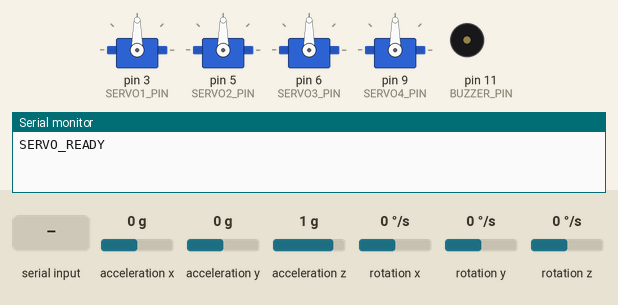
Simulated run of this sketch. Board: Arduino Uno, built with avr-gcc and run on an emulated ATmega328P. On the bench: 4 × servo, buzzer (waves = sounding), the last lines printed to the serial monitor. The test bench sets the inputs (shaded band); at power-on: acceleration x 0 g, acceleration y 0 g, acceleration z 1 g, rotation x 0 °/s, rotation y 0 °/s, rotation z 0 °/s.

Above: at 2.3 s.
2.4 s: acceleration x set to -1.4 g
At 2.9 s:
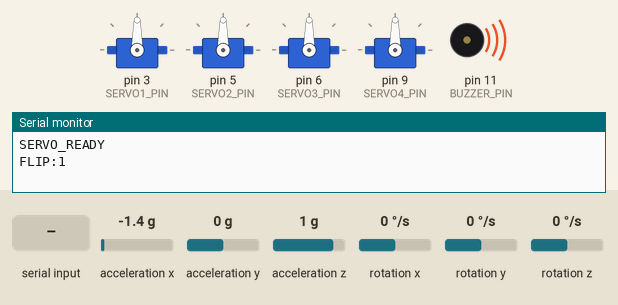
4.0 s: "SCAN\n" received over Serial
At 4.15 s:
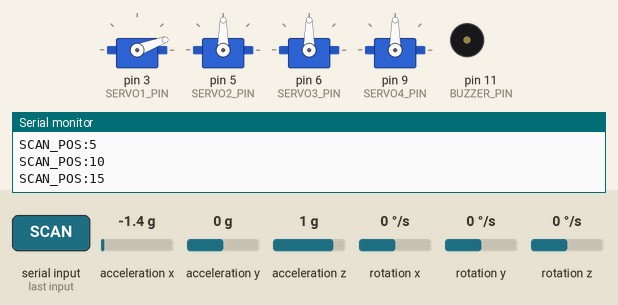
Timing chart, 0 to 7.0 s (numbered marks = the images above; inputs shaded):
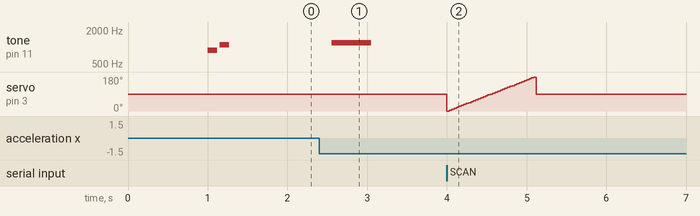

The sketch:

servo_controller.ino
```cpp
/*
============================================================================
  TACTICAL ROBOT — SERVO CONTROLLER FIRMWARE  v2.0
  Arduino Uno #2
============================================================================
  Responsibilities:
    • 4× servo motor control (pan/tilt camera, sensor sweep, aux)
    • MPU-6050 IMU — pitch/roll orientation + flip detection
    • Passive buzzer for audio alerts

  Pin Map:
    D3  — Servo 1 (sensor sweep / pan)
    D5  — Servo 2 (camera tilt)
    D6  — Servo 3 (camera pan)
    D9  — Servo 4 (auxiliary)
    D11 — Passive buzzer
    SDA/SCL — MPU-6050 (I2C)

  Serial Protocol (115200 baud):
    Commands (Raspberry Pi → Arduino):
      S<n>:<angle>      — set servo n (1-4) to angle (0-180)
      CENTER            — centre all servos to 90°
      PRESET:<1-4>      — load named preset
      SCAN              — 180° sweep on servo 1
      IMU               — request IMU reading
      BUZZ:<freq>,<ms>  — play tone at freq Hz for ms milliseconds
      ?                 — full status

    Responses (Arduino → Raspberry Pi):
      SERVO_READY
      OK
      IMU:<pitch>,<roll>,<ax>,<ay>,<az>
      FLIP:1            — flip detected
      SCAN_POS:<angle>  — current scan angle
      STATUS:<s1>,<s2>,<s3>,<s4>
============================================================================
*/

#include <Wire.h>
#include <Servo.h>
#include <MPU6050_light.h>

// ── Pin Definitions ──────────────────────────────────────────────────────────

#define SERVO1_PIN  3
#define SERVO2_PIN  5
#define SERVO3_PIN  6
#define SERVO4_PIN  9
#define BUZZER_PIN  11

// ── Constants ────────────────────────────────────────────────────────────────

#define BAUD_RATE       115200
#define SERVO_MIN       0
#define SERVO_MAX       180
#define SERVO_CENTER    90
#define FLIP_THRESHOLD  45.0
#define IMU_INTERVAL    200

// ── Globals ──────────────────────────────────────────────────────────────────

Servo servos[4];
int   angles[4]  = {SERVO_CENTER, SERVO_CENTER, SERVO_CENTER, SERVO_CENTER};
int   targets[4] = {SERVO_CENTER, SERVO_CENTER, SERVO_CENTER, SERVO_CENTER};

MPU6050      mpu(Wire);
bool         mpuAvailable = false;
float        pitch = 0.0, roll = 0.0;
bool         isFlipped = false;
unsigned long lastImuRead = 0;

String inputBuffer = "";

// ── Servo Helpers ─────────────────────────────────────────────────────────────

void setServo(int idx, int angle) {
  angle = constrain(angle, SERVO_MIN, SERVO_MAX);
  targets[idx] = angle;
}

void applyServo(int idx) {
  angles[idx] = targets[idx];
  servos[idx].write(angles[idx]);
}

void centerAll() {
  for (int i = 0; i < 4; i++) setServo(i, SERVO_CENTER);
  for (int i = 0; i < 4; i++) applyServo(i);
}

void loadPreset(int preset) {
  switch (preset) {
    case 1: setServo(0, 90);  setServo(1, 45);  setServo(2, 90);  setServo(3, 90);  break;
    case 2: setServo(0, 90);  setServo(1, 135); setServo(2, 90);  setServo(3, 90);  break;
    case 3: setServo(0, 0);   setServo(1, 90);  setServo(2, 45);  setServo(3, 90);  break;
    case 4: setServo(0, 180); setServo(1, 90);  setServo(2, 135); setServo(3, 90);  break;
    default: centerAll(); return;
  }
  for (int i = 0; i < 4; i++) applyServo(i);
}

void doScan() {
  for (int a = 0; a <= 180; a += 5) {
    setServo(0, a);
    applyServo(0);
    delay(30);
    Serial.print("SCAN_POS:"); Serial.println(a);
  }
  setServo(0, SERVO_CENTER);
  applyServo(0);
}

// ── Buzzer ────────────────────────────────────────────────────────────────────

void buzz(int freq, int durationMs) {
  if (freq <= 0) { noTone(BUZZER_PIN); return; }
  tone(BUZZER_PIN, freq, durationMs);
}

void buzzAlert(int level) {
  switch (level) {
    case 1: buzz(1000, 100); break;
    case 2: buzz(800, 300); delay(150); buzz(800, 300); break;
    case 3:
      for (int i = 0; i < 5; i++) { buzz(1200, 100); delay(100); }
      break;
  }
}

// ── IMU ───────────────────────────────────────────────────────────────────────

void updateIMU() {
  if (!mpuAvailable) return;
  unsigned long now = millis();
  if (now - lastImuRead < IMU_INTERVAL) return;
  lastImuRead = now;

  mpu.update();
  pitch = mpu.getAngleX();
  roll  = mpu.getAngleY();

  bool flippedNow = (abs(pitch) > FLIP_THRESHOLD || abs(roll) > FLIP_THRESHOLD);
  if (flippedNow && !isFlipped) {
    Serial.println("FLIP:1");
    buzzAlert(3);
  }
  isFlipped = flippedNow;
}

// ── Command Parser ────────────────────────────────────────────────────────────

void processCommand(const String& cmd) {
  // S<n>:<angle>
  if (cmd.length() >= 4 && cmd[0] == 'S' && isDigit(cmd[1]) && cmd[2] == ':') {
    int idx   = cmd[1] - '1';
    int angle = cmd.substring(3).toInt();
    if (idx >= 0 && idx < 4) {
      setServo(idx, angle);
      applyServo(idx);
      Serial.println("OK");
    }
  }
  else if (cmd == "CENTER") {
    centerAll();
    Serial.println("OK");
  }
  else if (cmd.startsWith("PRESET:")) {
    loadPreset(cmd.substring(7).toInt());
    Serial.println("OK");
  }
  else if (cmd == "SCAN") {
    doScan();
    Serial.println("OK");
  }
  else if (cmd == "IMU") {
    if (mpuAvailable) {
      mpu.update();
      Serial.print("IMU:");
      Serial.print(mpu.getAngleX(), 2); Serial.print(",");
      Serial.print(mpu.getAngleY(), 2); Serial.print(",");
      Serial.print(mpu.getAccX(),   3); Serial.print(",");
      Serial.print(mpu.getAccY(),   3); Serial.print(",");
      Serial.println(mpu.getAccZ(), 3);
    } else {
      Serial.println("IMU:0,0,0,0,0");
    }
  }
  else if (cmd.startsWith("BUZZ:")) {
    String v  = cmd.substring(5);
    int    ci = v.indexOf(',');
    int    freq = v.substring(0, ci).toInt();
    int    dur  = v.substring(ci + 1).toInt();
    buzz(freq, dur);
    Serial.println("OK");
  }
  else if (cmd == "?") {
    Serial.print("STATUS:");
    for (int i = 0; i < 4; i++) {
      Serial.print(angles[i]);
      if (i < 3) Serial.print(",");
    }
    Serial.println();
  }
}

// ── Setup ─────────────────────────────────────────────────────────────────────

void setup() {
  Serial.begin(BAUD_RATE);

  int pins[] = {SERVO1_PIN, SERVO2_PIN, SERVO3_PIN, SERVO4_PIN};
  for (int i = 0; i < 4; i++) {
    servos[i].attach(pins[i]);
    servos[i].write(SERVO_CENTER);
  }

  pinMode(BUZZER_PIN, OUTPUT);

  Wire.begin();
  byte status = mpu.begin();
  if (status == 0) {
    mpuAvailable = true;
    mpu.calcOffsets(true, true);
  }

  buzz(880, 120); delay(150); buzz(1100, 120);
  Serial.println("SERVO_READY");
}

// ── Loop ──────────────────────────────────────────────────────────────────────

void loop() {
  updateIMU();

  while (Serial.available()) {
    char c = Serial.read();
    if (c == '\n') {
      inputBuffer.trim();
      if (inputBuffer.length() > 0) processCommand(inputBuffer);
      inputBuffer = "";
    } else {
      inputBuffer += c;
    }
  }
}
```

Measured:
- after the input at 2.4 s, tone on pin 11 (BUZZER_PIN): silent → 1200 Hz after 0.15 s, → silent 0.50 s later
